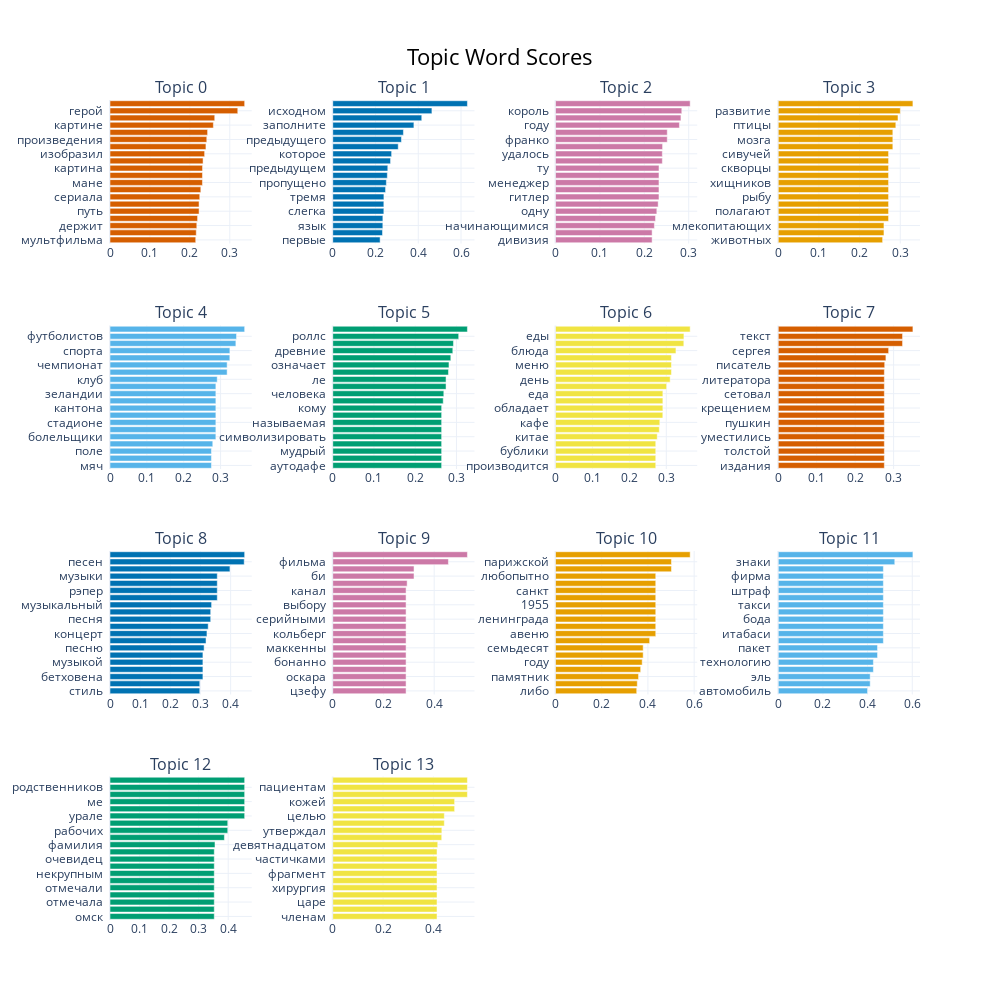

Source (notebook cell):
### Code cell
topic_model.visualize_barchart(top_n_topics=30, n_words=20)

### Figure 1 — Plotly figure (JSON) as saved in the notebook; plotly's stock layout.template omitted (floating-point values rounded to 4 significant figures)
{"data": [{"marker": {"color": "#D55E00"}, "orientation": "h", "type": "bar", "x": [0.2147, 0.2161, 0.2174, 0.2193, 0.2231, 0.2231, 0.2248, 0.2275, 0.2316, 0.2316, 0.2318, 0.2331, 0.237, 0.2403, 0.2424, 0.2445, 0.2589, 0.2623, 0.32, 0.3373], "xaxis": "x", "y": ["мультфильма  ", "одном  ", "держит  ", "мальчик  ", "путь  ", "картину  ", "сериала  ", "года  ", "мане  ", "автопортрете  ", "картина  ", "художник  ", "изобразил  ", "сериале  ", "произведения  ", "одного  ", "картине  ", "персонажа  ", "герой  ", "персонаж  "], "yaxis": "y"}, {"marker": {"color": "#0072B2"}, "orientation": "h", "type": "bar", "x": [0.2216, 0.2328, 0.2343, 0.2344, 0.239, 0.239, 0.2393, 0.2471, 0.2508, 0.2553, 0.2575, 0.2704, 0.2754, 0.3062, 0.3213, 0.3305, 0.3796, 0.4163, 0.4639, 0.6299], "xaxis": "x2", "y": ["первые  ", "две  ", "язык  ", "целиком  ", "слегка  ", "итай  ", "тремя  ", "трёх  ", "пропущено  ", "предложении  ", "предыдущем  ", "одном  ", "которое  ", "котором  ", "предыдущего  ", "предложения  ", "заполните  ", "виде  ", "исходном  ", "напишите  "], "yaxis": "y2"}, {"marker": {"color": "#CC79A7"}, "orientation": "h", "type": "bar", "x": [0.2176, 0.2176, 0.2227, 0.2252, 0.2282, 0.2312, 0.233, 0.233, 0.233, 0.233, 0.2331, 0.2406, 0.2406, 0.2411, 0.2516, 0.2516, 0.2791, 0.2825, 0.2844, 0.3032], "xaxis": "x3", "y": ["дивизия  ", "тридцатилетней  ", "начинающимися  ", "мировой  ", "одну  ", "работу  ", "гитлер  ", "планировал  ", "менеджер  ", "политик  ", "ту  ", "те  ", "удалось  ", "материалы  ", "франко  ", "военные  ", "году  ", "года  ", "король  ", "войны  "], "yaxis": "y3"}, {"marker": {"color": "#E69F00"}, "orientation": "h", "type": "bar", "x": [0.2566, 0.2599, 0.2599, 0.2712, 0.2712, 0.2712, 0.2712, 0.2712, 0.2712, 0.2712, 0.2712, 0.2712, 0.2712, 0.2817, 0.2817, 0.2817, 0.2891, 0.2944, 0.3001, 0.3311], "xaxis": "x4", "y": ["животных  ", "защиты  ", "млекопитающих  ", "медведей  ", "полагают  ", "йонг  ", "рыбу  ", "динозавра  ", "хищников  ", "эксперименты  ", "скворцы  ", "муравьи  ", "сивучей  ", "акула  ", "мозга  ", "способны  ", "птицы  ", "обнаружили  ", "развитие  ", "учёные  "], "yaxis": "y4"}, {"marker": {"color": "#56B4E9"}, "orientation": "h", "type": "bar", "x": [0.2752, 0.2752, 0.2752, 0.2788, 0.2872, 0.2872, 0.2872, 0.2872, 0.2872, 0.2872, 0.2872, 0.2872, 0.2909, 0.3178, 0.3178, 0.3251, 0.3252, 0.3415, 0.3433, 0.3653], "xaxis": "x5", "y": ["мяч  ", "салливан  ", "поле  ", "долго  ", "болельщики  ", "матча  ", "стадионе  ", "спросили  ", "кантона  ", "спортсмен  ", "зеландии  ", "чемпионата  ", "клуб  ", "тренер  ", "чемпионат  ", "игры  ", "спорта  ", "команды  ", "футболистов  ", "футбольный  "], "yaxis": "y5"}, {"marker": {"color": "#009E73"}, "orientation": "h", "type": "bar", "x": [0.2641, 0.2641, 0.2641, 0.2641, 0.2641, 0.2641, 0.2641, 0.2641, 0.2641, 0.2679, 0.2693, 0.2748, 0.2748, 0.2806, 0.2819, 0.2863, 0.2912, 0.2927, 0.3055, 0.3266], "xaxis": "x6", "y": ["аутодафе  ", "относиться  ", "мудрый  ", "выполнял  ", "символизировать  ", "семерых  ", "называемая  ", "кармин  ", "кому  ", "бога  ", "человека  ", "верили  ", "ле  ", "языке  ", "означает  ", "значением  ", "древние  ", "символ  ", "роллс  ", "богам  "], "yaxis": "y6"}, {"marker": {"color": "#F0E442"}, "orientation": "h", "type": "bar", "x": [0.2715, 0.2715, 0.2715, 0.2715, 0.2754, 0.281, 0.2825, 0.2906, 0.2908, 0.2908, 0.2908, 0.3009, 0.3105, 0.314, 0.314, 0.314, 0.3262, 0.3475, 0.3478, 0.3646], "xaxis": "x7", "y": ["производится  ", "дзёси  ", "бублики  ", "торта  ", "китае  ", "несклоняемым  ", "кафе  ", "называют  ", "обладает  ", "свойствами  ", "еда  ", "конкурс  ", "день  ", "коктейля  ", "меню  ", "пекарне  ", "блюда  ", "приготовления  ", "еды  ", "чай  "], "yaxis": "y7"}, {"marker": {"color": "#D55E00"}, "orientation": "h", "type": "bar", "x": [0.2759, 0.2759, 0.2759, 0.2759, 0.2759, 0.2759, 0.2759, 0.2759, 0.2759, 0.2759, 0.2759, 0.2759, 0.2759, 0.2759, 0.2768, 0.2799, 0.2871, 0.3232, 0.3232, 0.3502], "xaxis": "x8", "y": ["издания  ", "стругацкие  ", "толстой  ", "глазков  ", "уместились  ", "читателей  ", "пушкин  ", "онегина  ", "крещением  ", "рукопись  ", "сетовал  ", "аристократа  ", "литератора  ", "мариас  ", "писатель  ", "поэт  ", "сергея  ", "поэта  ", "текст  ", "роман  "], "yaxis": "y8"}, {"marker": {"color": "#0072B2"}, "orientation": "h", "type": "bar", "x": [0.2976, 0.2976, 0.308, 0.308, 0.308, 0.308, 0.3121, 0.3184, 0.3215, 0.3256, 0.3339, 0.3339, 0.3369, 0.3557, 0.3557, 0.3557, 0.3557, 0.3977, 0.4449, 0.4465], "xaxis": "x9", "y": ["стиль  ", "музыкант  ", "бетховена  ", "петь  ", "музыкой  ", "певица  ", "песню  ", "инструмент  ", "концерт  ", "дэвида  ", "песня  ", "музыку  ", "музыкальный  ", "композитор  ", "рэпер  ", "музыке  ", "музыки  ", "песни  ", "песен  ", "группы  "], "yaxis": "y9"}, {"marker": {"color": "#CC79A7"}, "orientation": "h", "type": "bar", "x": [0.2891, 0.2891, 0.2891, 0.2891, 0.2891, 0.2891, 0.2891, 0.2891, 0.2891, 0.2891, 0.2891, 0.2891, 0.2891, 0.2891, 0.2891, 0.2934, 0.3205, 0.3205, 0.4561, 0.5311], "xaxis": "x10", "y": ["цзефу  ", "линдси  ", "оскара  ", "круза  ", "бонанно  ", "планету  ", "маккенны  ", "сапуто  ", "кольберг  ", "часы  ", "серийными  ", "деодато  ", "выбору  ", "выпуска  ", "канал  ", "фильмов  ", "би  ", "съемок  ", "фильма  ", "фильм  "], "yaxis": "y10"}, {"marker": {"color": "#E69F00"}, "orientation": "h", "type": "bar", "x": [0.3515, 0.3539, 0.3594, 0.3686, 0.3752, 0.3794, 0.3794, 0.4074, 0.4338, 0.4338, 0.4338, 0.4338, 0.4338, 0.4338, 0.4338, 0.4338, 0.4338, 0.5018, 0.5018, 0.5828], "xaxis": "x11", "y": ["либо  ", "двухкоренным  ", "памятник  ", "нём  ", "году  ", "квартиры  ", "семьдесят  ", "метров  ", "авеню  ", "ньель  ", "ленинграда  ", "отеля  ", "1955  ", "аттракцион  ", "санкт  ", "блокады  ", "любопытно  ", "построен  ", "парижской  ", "отель  "], "yaxis": "y11"}, {"marker": {"color": "#56B4E9"}, "orientation": "h", "type": "bar", "x": [0.3999, 0.4116, 0.4116, 0.426, 0.426, 0.4445, 0.4445, 0.4707, 0.4707, 0.4707, 0.4707, 0.4707, 0.4707, 0.4707, 0.4707, 0.4707, 0.4707, 0.4707, 0.5217, 0.603], "xaxis": "x12", "y": ["автомобиль  ", "выпускает  ", "эль  ", "размером  ", "технологию  ", "автомобилей  ", "пакет  ", "немца  ", "итабаси  ", "бип  ", "бода  ", "дорогах  ", "такси  ", "транспорта  ", "штраф  ", "авиакомпании  ", "фирма  ", "сингапуре  ", "знаки  ", "модель  "], "yaxis": "y12"}, {"marker": {"color": "#009E73"}, "orientation": "h", "type": "bar", "x": [0.3529, 0.3529, 0.3529, 0.3529, 0.3529, 0.3529, 0.3529, 0.3529, 0.3529, 0.3529, 0.3553, 0.3872, 0.3985, 0.3985, 0.4557, 0.4557, 0.4557, 0.4557, 0.4557, 0.4557], "xaxis": "x13", "y": ["омск  ", "наряды  ", "отмечала  ", "отводилась  ", "отмечали  ", "нельсон  ", "некрупным  ", "отставному  ", "очевидец  ", "паланкинов  ", "фамилия  ", "ле  ", "рабочих  ", "эль  ", "урале  ", "тель  ", "ме  ", "харькове  ", "родственников  ", "кебир  "], "yaxis": "y13"}, {"marker": {"color": "#F0E442"}, "orientation": "h", "type": "bar", "x": [0.4146, 0.4146, 0.4146, 0.4146, 0.4146, 0.4146, 0.4146, 0.4146, 0.4146, 0.4146, 0.4174, 0.4333, 0.4338, 0.4435, 0.4435, 0.4846, 0.4846, 0.5354, 0.5354, 0.5354], "xaxis": "x14", "y": ["членам  ", "целостность  ", "царе  ", "христово  ", "хирургия  ", "хирурга  ", "фрагмент  ", "форуме  ", "частичками  ", "потовых  ", "девятнадцатом  ", "веке  ", "утверждал  ", "врач  ", "целью  ", "болезни  ", "кожей  ", "желёз  ", "пациентам  ", "полидори  "], "yaxis": "y14"}], "layout": {"annotations": [{"font": {"size": 16}, "showarrow": false, "text": "Topic 0", "x": 0.0875, "xanchor": "center", "xref": "paper", "y": 1, "yanchor": "bottom", "yref": "paper"}, {"font": {"size": 16}, "showarrow": false, "text": "Topic 1", "x": 0.3625, "xanchor": "center", "xref": "paper", "y": 1, "yanchor": "bottom", "yref": "paper"}, {"font": {"size": 16}, "showarrow": false, "text": "Topic 2", "x": 0.6375, "xanchor": "center", "xref": "paper", "y": 1, "yanchor": "bottom", "yref": "paper"}, {"font": {"size": 16}, "showarrow": false, "text": "Topic 3", "x": 0.9125, "xanchor": "center", "xref": "paper", "y": 1, "yanchor": "bottom", "yref": "paper"}, {"font": {"size": 16}, "showarrow": false, "text": "Topic 4", "x": 0.0875, "xanchor": "center", "xref": "paper", "y": 0.725, "yanchor": "bottom", "yref": "paper"}, {"font": {"size": 16}, "showarrow": false, "text": "Topic 5", "x": 0.3625, "xanchor": "center", "xref": "paper", "y": 0.725, "yanchor": "bottom", "yref": "paper"}, {"font": {"size": 16}, "showarrow": false, "text": "Topic 6", "x": 0.6375, "xanchor": "center", "xref": "paper", "y": 0.725, "yanchor": "bottom", "yref": "paper"}, {"font": {"size": 16}, "showarrow": false, "text": "Topic 7", "x": 0.9125, "xanchor": "center", "xref": "paper", "y": 0.725, "yanchor": "bottom", "yref": "paper"}, {"font": {"size": 16}, "showarrow": false, "text": "Topic 8", "x": 0.0875, "xanchor": "center", "xref": "paper", "y": 0.45, "yanchor": "bottom", "yref": "paper"}, {"font": {"size": 16}, "showarrow": false, "text": "Topic 9", "x": 0.3625, "xanchor": "center", "xref": "paper", "y": 0.45, "yanchor": "bottom", "yref": "paper"}, {"font": {"size": 16}, "showarrow": false, "text": "Topic 10", "x": 0.6375, "xanchor": "center", "xref": "paper", "y": 0.45, "yanchor": "bottom", "yref": "paper"}, {"font": {"size": 16}, "showarrow": false, "text": "Topic 11", "x": 0.9125, "xanchor": "center", "xref": "paper", "y": 0.45, "yanchor": "bottom", "yref": "paper"}, {"font": {"size": 16}, "showarrow": false, "text": "Topic 12", "x": 0.0875, "xanchor": "center", "xref": "paper", "y": 0.175, "yanchor": "bottom", "yref": "paper"}, {"font": {"size": 16}, "showarrow": false, "text": "Topic 13", "x": 0.3625, "xanchor": "center", "xref": "paper", "y": 0.175, "yanchor": "bottom", "yref": "paper"}], "height": 1000, "hoverlabel": {"bgcolor": "white", "font": {"family": "Rockwell", "size": 16}}, "showlegend": false, "title": {"font": {"color": "Black", "size": 22}, "text": "Topic Word Scores", "x": 0.5, "xanchor": "center", "yanchor": "top"}, "width": 1000, "xaxis": {"anchor": "y", "domain": [0, 0.175], "showgrid": true}, "xaxis10": {"anchor": "y10", "domain": [0.275, 0.45], "showgrid": true}, "xaxis11": {"anchor": "y11", "domain": [0.55, 0.725], "showgrid": true}, "xaxis12": {"anchor": "y12", "domain": [0.825, 1], "showgrid": true}, "xaxis13": {"anchor": "y13", "domain": [0, 0.175], "showgrid": true}, "xaxis14": {"anchor": "y14", "domain": [0.275, 0.45], "showgrid": true}, "xaxis15": {"anchor": "y15", "domain": [0.55, 0.725], "showgrid": true}, "xaxis16": {"anchor": "y16", "domain": [0.825, 1], "showgrid": true}, "xaxis2": {"anchor": "y2", "domain": [0.275, 0.45], "showgrid": true}, "xaxis3": {"anchor": "y3", "domain": [0.55, 0.725], "showgrid": true}, "xaxis4": {"anchor": "y4", "domain": [0.825, 1], "showgrid": true}, "xaxis5": {"anchor": "y5", "domain": [0, 0.175], "showgrid": true}, "xaxis6": {"anchor": "y6", "domain": [0.275, 0.45], "showgrid": true}, "xaxis7": {"anchor": "y7", "domain": [0.55, 0.725], "showgrid": true}, "xaxis8": {"anchor": "y8", "domain": [0.825, 1], "showgrid": true}, "xaxis9": {"anchor": "y9", "domain": [0, 0.175], "showgrid": true}, "yaxis": {"anchor": "x", "domain": [0.825, 1], "showgrid": true}, "yaxis10": {"anchor": "x10", "domain": [0.275, 0.45], "showgrid": true}, "yaxis11": {"anchor": "x11", "domain": [0.275, 0.45], "showgrid": true}, "yaxis12": {"anchor": "x12", "domain": [0.275, 0.45], "showgrid": true}, "yaxis13": {"anchor": "x13", "domain": [0, 0.175], "showgrid": true}, "yaxis14": {"anchor": "x14", "domain": [0, 0.175], "showgrid": true}, "yaxis15": {"anchor": "x15", "domain": [0, 0.175], "showgrid": true}, "yaxis16": {"anchor": "x16", "domain": [0, 0.175], "showgrid": true}, "yaxis2": {"anchor": "x2", "domain": [0.825, 1], "showgrid": true}, "yaxis3": {"anchor": "x3", "domain": [0.825, 1], "showgrid": true}, "yaxis4": {"anchor": "x4", "domain": [0.825, 1], "showgrid": true}, "yaxis5": {"anchor": "x5", "domain": [0.55, 0.725], "showgrid": true}, "yaxis6": {"anchor": "x6", "domain": [0.55, 0.725], "showgrid": true}, "yaxis7": {"anchor": "x7", "domain": [0.55, 0.725], "showgrid": true}, "yaxis8": {"anchor": "x8", "domain": [0.55, 0.725], "showgrid": true}, "yaxis9": {"anchor": "x9", "domain": [0.275, 0.45], "showgrid": true}}}
